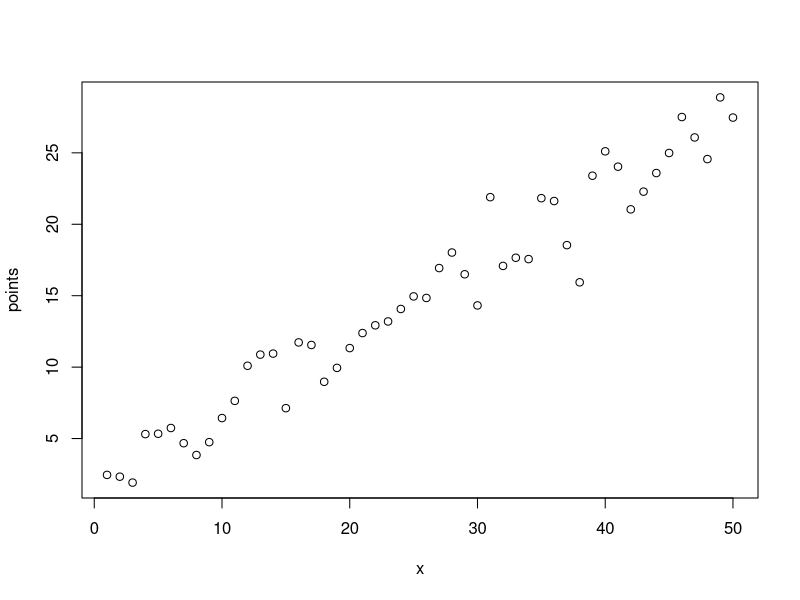

R code for this plot: (Note: this script raises an error after producing the figure.)

a = 1.5
b = .5
x = 1:50
y_det = a + b*x
points = rnorm(50, mean = y_det, sd=2)

plot(x, points)

df = data.frame(x = x, y=points)
lm.model = lm(y ~ x, df)
lm.model

lm.poly.model = lm(y ~ poly(x,1), df)
lm.poly.model

lm.raw.model = lm(y ~ poly(x,1, raw=TRUE), df)
lm.raw.model



lm.avgs = lm(var.mean ~ poly(discharge.mean, 1), data=avgs)

lm.avgs.raw = lm(var.mean ~ poly(discharge.mean, 1, raw=TRUE), data=avgs)
